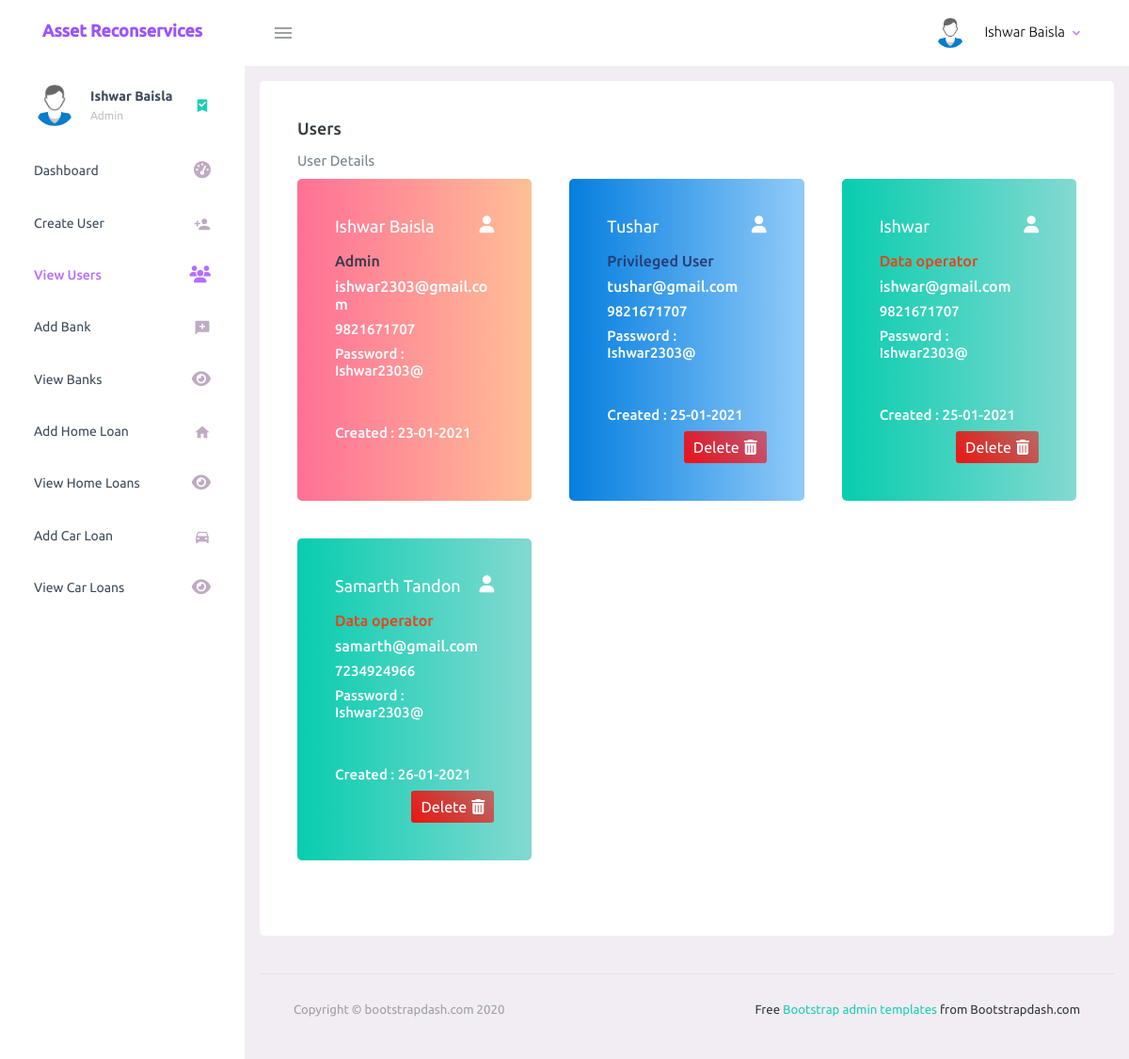
The page /view-users.php (signed in) on the database as committed earlier.
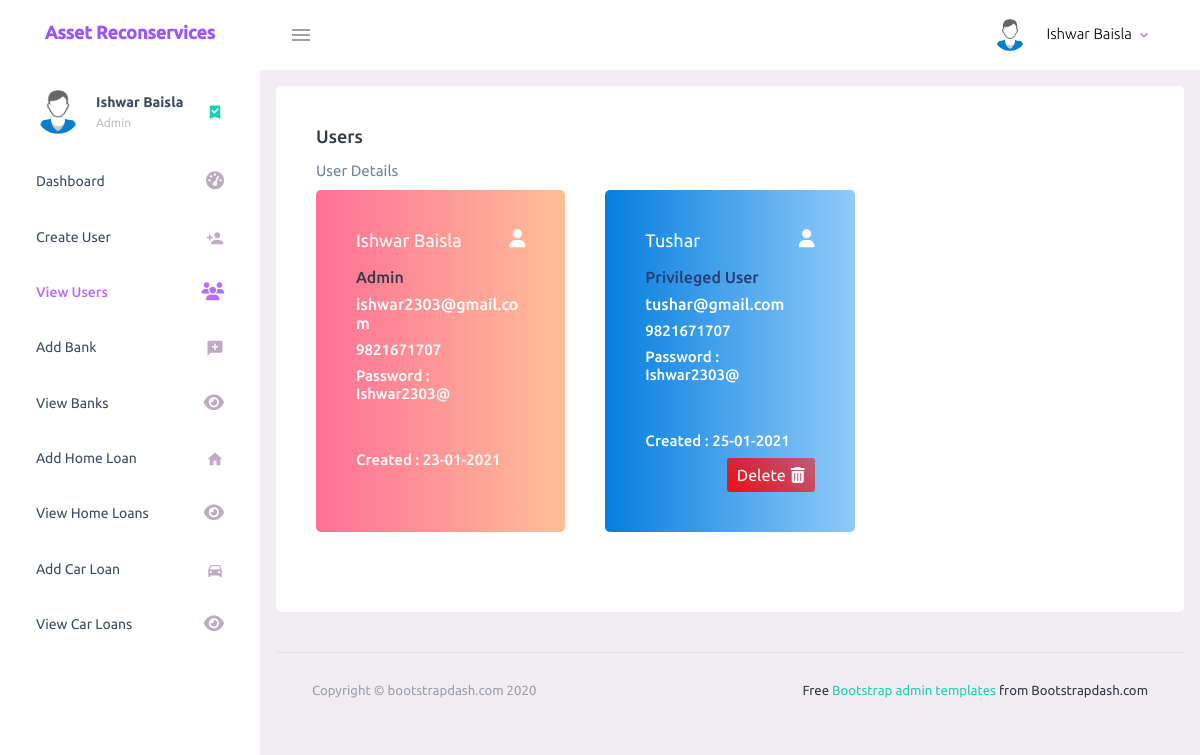
The same page on the database as committed later.
### tables this page shows
CREATE TABLE `user_registration` (
  `user_id` int(11) NOT NULL,
  `user_full_name` varchar(200) NOT NULL,
  `user_email` varchar(200) NOT NULL,
  `user_mobile` varchar(200) NOT NULL,
  `user_password` varchar(200) NOT NULL,
  `user_role` tinyint(4) NOT NULL,
  `user_updated_timestamp` varchar(100) NOT NULL
);

### view-users.php (the view, shortened to what this page needs)
<?php
    require_once('connection.php');
    $db_error = '';
    $sql = "SELECT * FROM user_registration";
    $result = $conn->query($sql);
?>
<!DOCTYPE html>
<html lang="en">
  <head>
    <link rel="stylesheet" href="assets/vendors/mdi/css/materialdesignicons.min.css">
    <link rel="stylesheet" href="assets/vendors/css/vendor.bundle.base.css">
    <link rel="stylesheet" href="assets/css/style.css">
  </head>
  <body>
    <div class="container-scroller">
      <?php require 'includes/dashboard-header.php'; ?>
      <div class="container-fluid page-body-wrapper">
        <?php require 'includes/side-navigation.php'; ?>
        <div class="main-panel">
          <div class="content-wrapper">
            <div class="row">
              <div class="col-12 grid-margin stretch-card">
                <div class="card">
                  <div class="card-body">
                    <h4 class="card-title">Users</h4>
                    <?php
                        if($db_error == ''){
                          if($result->num_rows > 0){
                            ?>
                            <p class="card-description"> User Details </p>
                            <div class="row bank-card-container">
                            <?php
                            while($row = $result->fetch_assoc()){
                                $encoded_user_id = base64_encode($row['user_id']);
                                $created_date = new DateTime($row['user_updated_timestamp']);
                                $full_name = $row['user_full_name'];
                                $role = $row['user_role'];
                                if($role == '2'){
                                  $role_value = 'Admin';
                                  $css_class = 'admin';
                                  $css_card = 'card bg-gradient-danger card-img-holder text-white';
                                }
                                if($role == '1'){
                                  $role_value = 'Privileged User';
                                  $css_class = 'privileged-user';
                                  $css_card = 'card bg-gradient-info card-img-holder text-white';
                                }
                                if($role == '0'){
                                  $role_value = 'Data operator';
                                  $css_class = 'data-operator';
                                  $css_card = 'card bg-gradient-success card-img-holder text-white';
                                }
                                $email = base64_decode($row['user_email']);
                                $contact = base64_decode($row['user_mobile']);
                                $password = base64_decode($row['user_password'])
                                ?>
                                <div class="col-md-4 stretch-card grid-margin">
                                  <div class="<?php echo $css_card; ?>">
                                    <div class="card-body">
                                      <h4 class="font-weight-normal mb-3 capt">
                                        <?php echo $full_name; ?>
                                        <i class="fas fa-user mdi-24px float-right"></i>
                                      </h4>
                                      <h5 class="mb-2 <?php echo $css_class; ?>">
                                        <?php echo $role_value; ?>
                                      </h5>
                                      <h5 class="mb-2">
                                        <?php echo $email; ?>
                                      </h5>
                                      <h6 class="mb-2">
                                        <?php echo $contact; ?>
                                      </h6>
                                      <h6 class="mb-5">
                                        <?php echo 'Password : '.$password; ?>
                                      </h6>
                                      <h6 class="mb-2">
                                        <?php echo 'Created : '.$created_date->format('d-m-Y'); ?>
                                      </h6>
                                      <div class="bank-operation form-inline justify-content-end">
                                        <?php if($role != '2'){ ?>
                                        <label class="delete-btn" onclick="confirmResourceDeletion('<?php echo $encoded_user_id; ?>','user')">Delete
                                          <i class="fas fa-trash-alt"></i>
                                        </label>
                                        <?php } ?>
                                      </div>
                                    </div>
                                  </div>
                                </div>
                                <?php
                            }
                            ?>
                            </div>
                            <?php
                          }
                        }
                    ?>
                  </div>
                </div>
              </div>
          </div>
          <footer class="footer">
            <div class="container-fluid clearfix">
              <span class="text-muted d-block text-center text-sm-left d-sm-inline-block">Copyright © bootstrapdash.com 2020</span>
              <span class="float-none float-sm-right d-block mt-1 mt-sm-0 text-center"> Free <a href="https://www.bootstrapdash.com/bootstrap-admin-template/" target="_blank">Bootstrap admin templates </a> from Bootstrapdash.com</span>
            </div>
          </footer>
        </div>
      </div>
    </div>
  </body>
</html>

### includes/dashboard-header.php (shortened to what this page needs)
<nav class="navbar default-layout-navbar col-lg-12 col-12 p-0 fixed-top d-flex flex-row">
  <div class="text-center navbar-brand-wrapper d-flex align-items-center justify-content-center">
    <a class="navbar-brand brand-logo" href="index.php">
      <h3 class="logo-container">
        <span style=" font-size:18px;">Asset Reconservices</span>
      </h3>
    </a>
  </div>
  <div class="navbar-menu-wrapper d-flex align-items-stretch">
    <button class="navbar-toggler navbar-toggler align-self-center" type="button" data-toggle="minimize">
      <span class="mdi mdi-menu"></span>
    </button>
    <ul class="navbar-nav navbar-nav-right">
      <li class="nav-item nav-profile dropdown">
        <a class="nav-link dropdown-toggle" id="profileDropdown" href="#" data-toggle="dropdown" aria-expanded="false">
          <div class="nav-profile-img">
            <img src="assets/images/faces-clipart/pic-1.png" alt="">
          </div>
          <div class="nav-profile-text">
            <p class="mb-1 text-black"><?php echo $_SESSION['user_full_name']; ?></p>
          </div>
        </a>
      </li>
    </div>
</nav>

### includes/side-navigation.php (shortened to what this page needs)
<div class="sidebar-space-cover"></div>
<nav class="sidebar sidebar-offcanvas" id="sidebar">
  <ul class="nav">
  <li class="nav-item nav-profile">
      <a href="#" class="nav-link">
        <div class="nav-profile-image">
            <img src="assets/images/faces-clipart/pic-1.png" alt="">
        </div>
        <div class="nav-profile-text d-flex flex-column">
          <span class="font-weight-bold mb-2"><?php echo $_SESSION['user_full_name']; ?></span>
          <span class="text-secondary text-small">
            <?php
              $logged_in_user_role = $_SESSION['user_role'];
              if($logged_in_user_role == '2')
                echo 'Admin';
            ?>
          </span>
        </div>
        <i class="mdi mdi-bookmark-check text-success nav-profile-badge"></i>
      </a>
    </li>
    <li class="nav-item">
      <a class="nav-link" href="index.php">
        <span class="menu-title">Dashboard</span>
        <i class="fas fa-tachometer-alt menu-icon"></i>
      </a>
    </li>
    <?php if($logged_in_user_role == '2'){ ?>
    <li class="nav-item">
      <a class="nav-link" href="create-user.php  ">
        <span class="menu-title">Create User</span>
        <i class="mdi mdi-account-plus menu-icon"></i>
      </a>
    </li>
    <?php } ?>
    <?php if($logged_in_user_role == '2'){ ?>
    <li class="nav-item">
      <a class="nav-link" href="view-users.php  ">
        <span class="menu-title">View Users</span>
        <i class="fas fa-users menu-icon"></i>
      </a>
    </li>
    <?php } ?>
    <?php if($logged_in_user_role != '0'){ ?>
    <li class="nav-item">
      <a class="nav-link" href="add-bank.php  ">
        <span class="menu-title">Add Bank</span>
        <i class="mdi mdi-message-plus menu-icon"></i>
      </a>
    </li>
    <?php } ?>
    <?php if($logged_in_user_role != '0'){ ?>
    <li class="nav-item">
      <a class="nav-link" href="view-banks.php  ">
        <span class="menu-title">View Banks</span>
        <i class="fas fa-eye menu-icon"></i>
      </a>
    </li>
    <?php } ?>
    <li class="nav-item">
      <a class="nav-link" href="home-loan.php  ">
        <span class="menu-title">Add Home Loan</span>
        <i class="mdi mdi-home menu-icon"></i>
      </a>
    </li>
    <li class="nav-item">
      <a class="nav-link" href="view-home-loans.php  ">
        <span class="menu-title">View Home Loans</span>
        <i class="fas fa-eye menu-icon"></i>
      </a>
    </li>
    <li class="nav-item">
      <a class="nav-link" href="car-loan.php  ">
        <span class="menu-title">Add Car Loan</span>
        <i class="mdi mdi-car menu-icon"></i>
      </a>
    </li>
    <li class="nav-item">
      <a class="nav-link" href="view-car-loans.php  ">
        <span class="menu-title">View Car Loans</span>
        <i class="fas fa-eye menu-icon"></i>
      </a>
    </li>
  </ul>
</nav>

Rows that differ between the two databases and show on the page:
removed user_registration: user_full_name "Ishwar", user_role "Data operator", user_email "ishwar@gmail.com", user_mobile "9821671707", user_password "Ishwar2303@", user_updated_timestamp "25-01-2021"
removed user_registration: user_full_name "Samarth Tandon", user_role "Data operator", user_email "samarth@gmail.com", user_mobile "7234924966", user_password "Ishwar2303@", user_updated_timestamp "26-01-2021"
